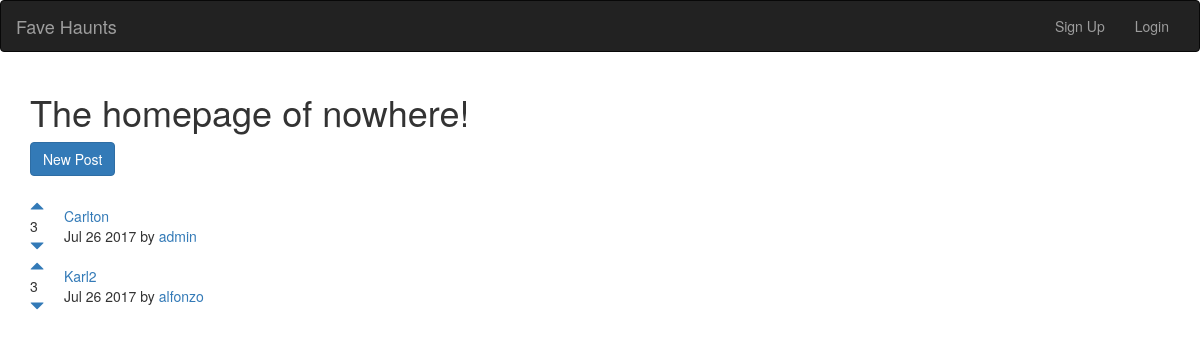
Before: / with the older database file.
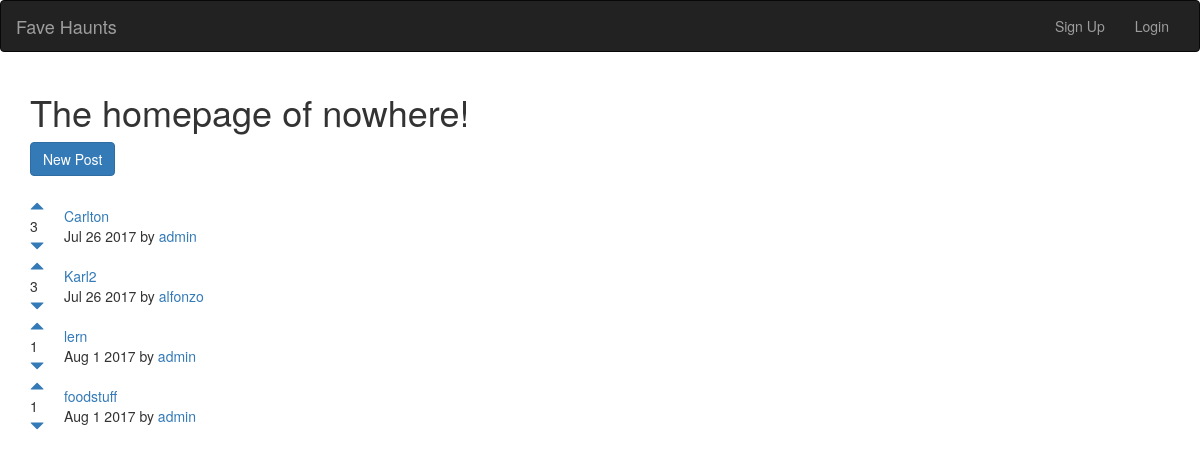
After: the same page with the newer database file.
### posts/models.py (models this page shows, shortened)
class Post(models.Model):
	title = models.CharField(max_length=200)
	url = models.TextField()
	topic = models.CharField(max_length=100)
	pub_date = models.DateTimeField()
	author = models.ForeignKey(User)
	votes_total = models.IntegerField(default=1)
	def pub_date_pretty(self):
		return self.pub_date.strftime('%b %e %Y')

### posts/views.py (the view)
# urls.py: 2. Add a URL to urlpatterns:  url(r'^$', views.home, name='home')
def home(request):
	posts = Post.objects.order_by('-votes_total')
	return render(request, 'posts/home.html', {'posts': posts})

### posts/templates/posts/home.html (shortened to what this page needs)
{% extends 'base.html' %}
{% block content %}
<h1>The homepage of nowhere!</h1>
<a class="btn btn-primary" href="{% url 'posts:create' %}">New Post</a>
<br>
<br>
{% for post in posts.all %}
<table>
	<tr>
		<td style="padding-right: 20px">
			<a href="#" onClick="document.getElementById('upvote{{ post.id }}').submit()">
				<span class="glyphicon glyphicon-triangle-top" aria-hidden="true"></span>
			</a>
			<br>
			{{ post.votes_total }} <br>
			<a href="#" onClick="document.getElementById('downvote{{ post.id }}').submit()">
				<span class="glyphicon glyphicon-triangle-bottom" aria-hidden="true"></span>
			</a>
		</td>
		<td>
			<a href="{{ post.url }}">{{ post.title }}</a>
			<br>
			{{ post.pub_date_pretty }} by <a href="{% url 'posts:userposts' post.author.id %}">{{ post.author.username }}</a>
		</td>
	</tr>
</table>
{% endfor %}
{% endblock %}

### templates/base.html (shortened to what this page needs)
<!DOCTYPE html>
<html lang="en">
<head>
    <link rel="stylesheet" href="https://maxcdn.bootstrapcdn.com/bootstrap/3.3.7/css/bootstrap.min.css">
</head>
<body>
	<nav class="navbar navbar-inverse">
	  <div class="container-fluid">
	    <div class="navbar-header">
	      <a class="navbar-brand" href="{% url 'home' %}">Fave Haunts</a>
	    </div>
	    <div class="collapse navbar-collapse" id="mynav">
      		<ul class="nav navbar-nav navbar-right">
      		{% if user.is_authenticated %}
      		<form id='logout' method="POST" action="{% url 'accounts:logout' %}">
      			{% csrf_token %}
      			<input type="hidden">
      		</form>
      		<li><a href="#" onClick="document.getElementById('logout').submit()">Logout</a></li>
      		{% else %}
      		<li><a href="{% url 'accounts:signup' %}">Sign Up</a></li>
      		<li><a href="{% url 'accounts:login' %}">Login</a></li>
      		{% endif %}
      		</ul>
      	</div>
	  </div>
	</nav>
	<div class="container">
		{% block content %}
		{% endblock %}
	</div>
</body>
</html>

Changed rows visible on the page:
added Post: votes_total "1", title "lern", pub_date_pretty "Aug 1 2017", author.username "admin"
added Post: votes_total "1", title "foodstuff", pub_date_pretty "Aug 1 2017", author.username "admin"
